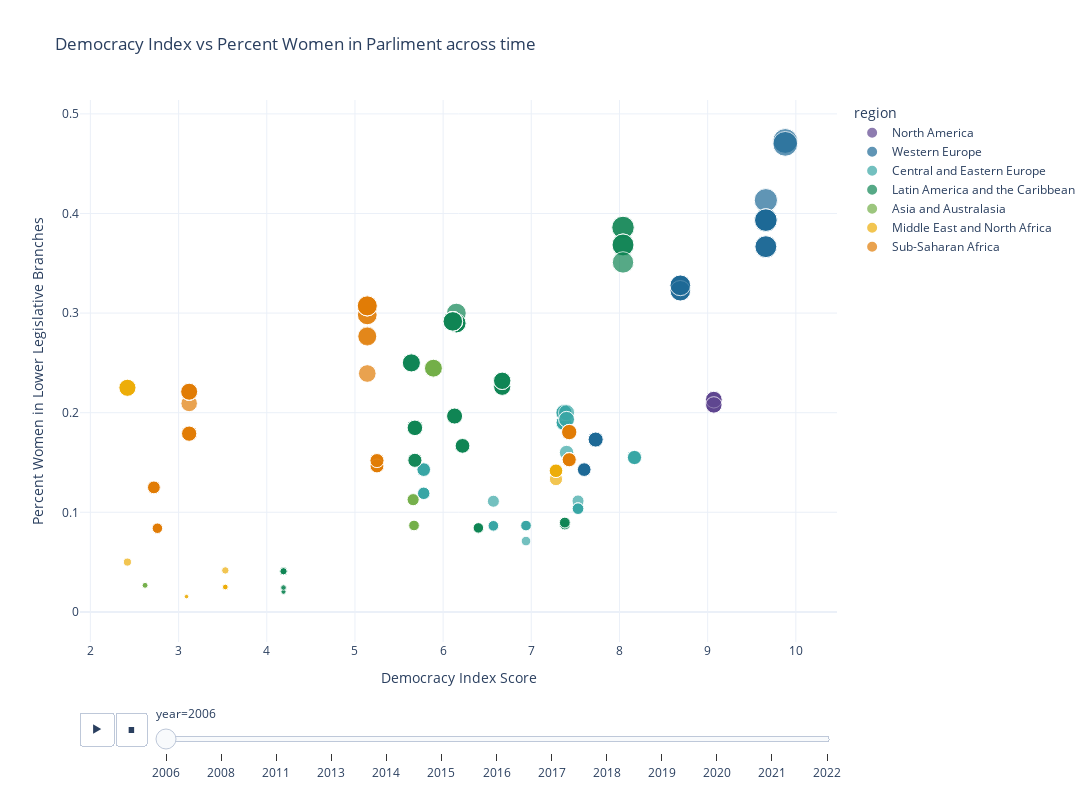

Source (notebook cell):
### Code cell
fig = px.scatter(df, 
            x='democracy_index_score',
            y='percent_W',
            template='plotly_white',    
            hover_data=['country','year'],
            color='region',
            color_discrete_sequence=px.colors.qualitative.Prism,
            animation_frame='year',
            title= 'Democracy Index vs Percent Women in Parliment across time',
            size='percent_W',
            width=1200,
            height=800
        )

fig.update_xaxes(title_text='Democracy Index Score')
fig.update_yaxes(title_text='Percent Women in Lower Legislative Branches')

fig.show()

### Figure 1 — Plotly figure (JSON) as saved in the notebook; plotly's stock layout.template omitted (floating-point values rounded to 4 significant figures; data arrays with more than 128 entries replaced by an {"elided": "..."} marker saying what was removed)
{"data": [{"customdata": [["Canada", 2006], ["Canada", 2006], ["Canada", 2006], ["Canada", 2006], ["Canada", 2006], ["Canada", 2006], ["Canada", 2006], ["Canada", 2006], ["Canada", 2006], ["Canada", 2006], ["Canada", 2006], ["Canada", 2006], ["Canada", 2006], ["Canada", 2006], ["Canada", 2006]], "hovertemplate": "region=North America<br>year=%{customdata[1]}<br>democracy_index_score=%{x}<br>percent_W=%{marker.size}<br>country=%{customdata[0]}<extra></extra>", "legendgroup": "North America", "marker": {"color": "rgb(95, 70, 144)", "size": [0.2078, 0.2078, 0.2078, 0.2078, 0.2131, 0.2078, 0.2131, 0.2078, 0.2131, 0.2131, 0.2078, 0.2078, 0.2131, 0.2131, 0.2078], "sizemode": "area", "sizeref": 0.001531, "symbol": "circle"}, "mode": "markers", "name": "North America", "orientation": "v", "showlegend": true, "type": "scatter", "x": [9.07, 9.07, 9.07, 9.07, 9.07, 9.07, 9.07, 9.07, 9.07, 9.07, 9.07, 9.07, 9.07, 9.07, 9.07], "xaxis": "x", "y": [0.2078, 0.2078, 0.2078, 0.2078, 0.2131, 0.2078, 0.2131, 0.2078, 0.2131, 0.2131, 0.2078, 0.2078, 0.2131, 0.2131, 0.2078], "yaxis": "y"}, {"customdata": [["Austria", 2006], ["Austria", 2006], ["Austria", 2006], ["Austria", 2006], ["Austria", 2006], ["Austria", 2006], ["Austria", 2006], ["Cyprus", 2006], ["Cyprus", 2006], ["Cyprus", 2006], ["Cyprus", 2006], ["Cyprus", 2006], ["Cyprus", 2006], ["Cyprus", 2006], ["Cyprus", 2006], ["Italy", 2006], ["Italy", 2006], ["Italy", 2006], ["Italy", 2006], ["Italy", 2006], ["Italy", 2006], ["Italy", 2006], ["Italy", 2006], ["Italy", 2006], ["Italy", 2006], ["Italy", 2006], ["Italy", 2006], ["Italy", 2006], ["Netherlands", 2006], ["Netherlands", 2006], ["Netherlands", 2006], ["Netherlands", 2006], ["Netherlands", 2006], ["Netherlands", 2006], ["Netherlands", 2006], ["Netherlands", 2006], ["Netherlands", 2006], ["Sweden", 2006], ["Sweden", 2006]], "hovertemplate": "region=Western Europe<br>year=%{customdata[1]}<br>democracy_index_score=%{x}<br>percent_W=%{marker.size}<br>country=%{customdata[0]}<extra></extra>", "legendgroup": "Western Europe", "marker": {"color": "rgb(29, 105, 150)", "size": [0.3224, 0.3224, 0.3279, 0.3279, 0.3279, 0.3224, 0.3279, 0.1429, 0.1429, 0.1429, 0.1429, 0.1429, 0.1429, 0.1429, 0.1429, 0.173, 0.173, 0.173, 0.173, 0.173, 0.173, 0.173, 0.173, 0.173, 0.173, 0, 0.173, 0.173, 0.3667, 0.3933, 0.3667, 0.4133, 0.3933, 0.3933, 0.3933, 0.3667, 0.3933, 0.4728, 0.4699], "sizemode": "area", "sizeref": 0.001531, "symbol": "circle"}, "mode": "markers", "name": "Western Europe", "orientation": "v", "showlegend": true, "type": "scatter", "x": [8.69, 8.69, 8.69, 8.69, 8.69, 8.69, 8.69, 7.6, 7.6, 7.6, 7.6, 7.6, 7.6, 7.6, 7.6, 7.73, 7.73, 7.73, 7.73, 7.73, 7.73, 7.73, 7.73, 7.73, 7.73, 7.73, 7.73, 7.73, 9.66, 9.66, 9.66, 9.66, 9.66, 9.66, 9.66, 9.66, 9.66, 9.88, 9.88], "xaxis": "x", "y": [0.3224, 0.3224, 0.3279, 0.3279, 0.3279, 0.3224, 0.3279, 0.1429, 0.1429, 0.1429, 0.1429, 0.1429, 0.1429, 0.1429, 0.1429, 0.173, 0.173, 0.173, 0.173, 0.173, 0.173, 0.173, 0.173, 0.173, 0.173, 0, 0.173, 0.173, 0.3667, 0.3933, 0.3667, 0.4133, 0.3933, 0.3933, 0.3933, 0.3667, 0.3933, 0.4728, 0.4699], "yaxis": "y"}, {"customdata": {"elided": "70x2 mixed values"}, "hovertemplate": "region=Central and Eastern Europe<br>year=%{customdata[1]}<br>democracy_index_score=%{x}<br>percent_W=%{marker.size}<br>country=%{customdata[0]}<extra></extra>", "legendgroup": "Central and Eastern Europe", "marker": {"color": "rgb(56, 166, 165)", "size": [0, 0.1429, 0.119, 0.1429, 0.1429, 0.119, 0.119, 0.1429, 0.1429, 0.119, 0.1429, 0.119, 0.1429, 0.1429, 0.119, 0.119, 0.155, 0.155, 0.155, 0.155, 0.155, 0.155, 0.155, 0.155, 0.155, 0.155, 0.155, 0.155, 0.155, 0.155, 0.155, 0.155, 0.155, 0.155, 0.1036, 0.1036, 0.1114, 0.1036, 0.1036, 0.1036, 0, 0.1036, 0.19, 0.19, 0.2, 0.19, 0.19, 0.2, 0.19, 0.19, 0.2, 0.08642, 0.08642, 0.1111, 0.08642, 0.08642, 0.08642, 0.08642, 0.08642, 0.08642, 0.2, 0.1933, 0.1933, 0.16, 0.08667, 0.08667, 0.08667, 0, 0.07111, 0.08667], "sizemode": "area", "sizeref": 0.001531, "symbol": "circle"}, "mode": "markers", "name": "Central and Eastern Europe", "orientation": "v", "showlegend": true, "type": "scatter", "x": [5.78, 5.78, 5.78, 5.78, 5.78, 5.78, 5.78, 5.78, 5.78, 5.78, 5.78, 5.78, 5.78, 5.78, 5.78, 5.78, 8.17, 8.17, 8.17, 8.17, 8.17, 8.17, 8.17, 8.17, 8.17, 8.17, 8.17, 8.17, 8.17, 8.17, 8.17, 8.17, 8.17, 8.17, 7.53, 7.53, 7.53, 7.53, 7.53, 7.53, 7.53, 7.53, 7.37, 7.37, 7.37, 7.37, 7.37, 7.37, 7.37, 7.37, 7.37, 6.57, 6.57, 6.57, 6.57, 6.57, 6.57, 6.57, 6.57, 6.57, 7.4, 7.4, 7.4, 7.4, 6.94, 6.94, 6.94, 6.94, 6.94, 6.94], "xaxis": "x", "y": [0, 0.1429, 0.119, 0.1429, 0.1429, 0.119, 0.119, 0.1429, 0.1429, 0.119, 0.1429, 0.119, 0.1429, 0.1429, 0.119, 0.119, 0.155, 0.155, 0.155, 0.155, 0.155, 0.155, 0.155, 0.155, 0.155, 0.155, 0.155, 0.155, 0.155, 0.155, 0.155, 0.155, 0.155, 0.155, 0.1036, 0.1036, 0.1114, 0.1036, 0.1036, 0.1036, 0, 0.1036, 0.19, 0.19, 0.2, 0.19, 0.19, 0.2, 0.19, 0.19, 0.2, 0.08642, 0.08642, 0.1111, 0.08642, 0.08642, 0.08642, 0.08642, 0.08642, 0.08642, 0.2, 0.1933, 0.1933, 0.16, 0.08667, 0.08667, 0.08667, 0, 0.07111, 0.08667], "yaxis": "y"}, {"customdata": {"elided": "127x2 mixed values"}, "hovertemplate": "region=Latin America and the Caribbean<br>year=%{customdata[1]}<br>democracy_index_score=%{x}<br>percent_W=%{marker.size}<br>country=%{customdata[0]}<extra></extra>", "legendgroup": "Latin America and the Caribbean", "marker": {"color": "rgb(15, 133, 84)", "size": [0, 0.08772, 0.08967, 0.08772, 0.08967, 0.08772, 0.08967, 0.08967, 0.08772, 0.08967, 0.08772, 0.08967, 0.08772, 0.08967, 0.08967, 0, 0.08434, 0.08434, 0.08434, 0.08434, 0.08434, 0.08434, 0.08434, 0.08434, 0.08434, 0.08434, 0.08434, 0.386, 0.386, 0.3684, 0.3684, 0.3684, 0.3509, 0.1966, 0.1966, 0.1966, 0.1966, 0.1966, 0.1966, 0.1966, 0.1966, 0.1966, 0.1966, 0, 0.1966, 0, 0.25, 0.25, 0.25, 0.25, 0.1667, 0.1667, 0.1667, 0.1667, 0.1667, 0.1667, 0.1667, 0, 0.1667, 0.1667, 0.1667, 0.1667, 0.2899, 0.2899, 0.2899, 0.2899, 0.3, 0.2899, 0.2899, 0, 0.02439, 0.04082, 0.04082, 0.02273, 0.04082, 0.04082, 0.02041, 0.04082, 0.04082, 0.04082, 0.04082, 0.04082, 0.04082, 0.04082, 0, 0.0202, 0.04082, 0.04082, 0.04082, 0.02439, 0.04082, 0.04082, 0.04082, 0, 0.226, 0.232, 0.226, 0.232, 0.232, 0.226, 0.232, 0.232, 0.226, 0.232, 0.232, 0, 0.232, 0.1848, 0.1848, 0.1522, 0.1848, 0.1522, 0.1848, 0.1522, 0.1848, 0.1848, 0.1848, 0.1848, 0.2917, 0.2917, 0.2917, 0.2917, 0.2917, 0.2917, 0, 0.2917, 0.2917], "sizemode": "area", "sizeref": 0.001531, "symbol": "circle"}, "mode": "markers", "name": "Latin America and the Caribbean", "orientation": "v", "showlegend": true, "type": "scatter", "x": [7.38, 7.38, 7.38, 7.38, 7.38, 7.38, 7.38, 7.38, 7.38, 7.38, 7.38, 7.38, 7.38, 7.38, 7.38, 6.4, 6.4, 6.4, 6.4, 6.4, 6.4, 6.4, 6.4, 6.4, 6.4, 6.4, 6.4, 8.04, 8.04, 8.04, 8.04, 8.04, 8.04, 6.13, 6.13, 6.13, 6.13, 6.13, 6.13, 6.13, 6.13, 6.13, 6.13, 6.13, 6.13, 5.64, 5.64, 5.64, 5.64, 5.64, 6.22, 6.22, 6.22, 6.22, 6.22, 6.22, 6.22, 6.22, 6.22, 6.22, 6.22, 6.22, 6.15, 6.15, 6.15, 6.15, 6.15, 6.15, 6.15, 6.15, 4.19, 4.19, 4.19, 4.19, 4.19, 4.19, 4.19, 4.19, 4.19, 4.19, 4.19, 4.19, 4.19, 4.19, 4.19, 4.19, 4.19, 4.19, 4.19, 4.19, 4.19, 4.19, 4.19, 6.67, 6.67, 6.67, 6.67, 6.67, 6.67, 6.67, 6.67, 6.67, 6.67, 6.67, 6.67, 6.67, 6.67, 5.68, 5.68, 5.68, 5.68, 5.68, 5.68, 5.68, 5.68, 5.68, 5.68, 5.68, 6.11, 6.11, 6.11, 6.11, 6.11, 6.11, 6.11, 6.11, 6.11], "xaxis": "x", "y": [0, 0.08772, 0.08967, 0.08772, 0.08967, 0.08772, 0.08967, 0.08967, 0.08772, 0.08967, 0.08772, 0.08967, 0.08772, 0.08967, 0.08967, 0, 0.08434, 0.08434, 0.08434, 0.08434, 0.08434, 0.08434, 0.08434, 0.08434, 0.08434, 0.08434, 0.08434, 0.386, 0.386, 0.3684, 0.3684, 0.3684, 0.3509, 0.1966, 0.1966, 0.1966, 0.1966, 0.1966, 0.1966, 0.1966, 0.1966, 0.1966, 0.1966, 0, 0.1966, 0, 0.25, 0.25, 0.25, 0.25, 0.1667, 0.1667, 0.1667, 0.1667, 0.1667, 0.1667, 0.1667, 0, 0.1667, 0.1667, 0.1667, 0.1667, 0.2899, 0.2899, 0.2899, 0.2899, 0.3, 0.2899, 0.2899, 0, 0.02439, 0.04082, 0.04082, 0.02273, 0.04082, 0.04082, 0.02041, 0.04082, 0.04082, 0.04082, 0.04082, 0.04082, 0.04082, 0.04082, 0, 0.0202, 0.04082, 0.04082, 0.04082, 0.02439, 0.04082, 0.04082, 0.04082, 0, 0.226, 0.232, 0.226, 0.232, 0.232, 0.226, 0.232, 0.232, 0.226, 0.232, 0.232, 0, 0.232, 0.1848, 0.1848, 0.1522, 0.1848, 0.1522, 0.1848, 0.1522, 0.1848, 0.1848, 0.1848, 0.1848, 0.2917, 0.2917, 0.2917, 0.2917, 0.2917, 0.2917, 0, 0.2917, 0.2917], "yaxis": "y"}, {"customdata": [["Bhutan", 2006], ["Bhutan", 2006], ["Bhutan", 2006], ["Fiji", 2006], ["Fiji", 2006], ["Fiji", 2006], ["Singapore", 2006], ["Singapore", 2006], ["Singapore", 2006], ["Singapore", 2006], ["Singapore", 2006], ["Thailand", 2006], ["Thailand", 2006], ["Thailand", 2006], ["Thailand", 2006], ["Thailand", 2006], ["Thailand", 2006], ["Thailand", 2006], ["Thailand", 2006], ["Thailand", 2006]], "hovertemplate": "region=Asia and Australasia<br>year=%{customdata[1]}<br>democracy_index_score=%{x}<br>percent_W=%{marker.size}<br>country=%{customdata[0]}<extra></extra>", "legendgroup": "Asia and Australasia", "marker": {"color": "rgb(115, 175, 72)", "size": [0.02667, 0.02667, 0.02667, 0.1127, 0.1127, 0.1127, 0.2447, 0.2447, 0.2447, 0.2447, 0.2447, 0, 0.08678, 0, 0.08678, 0.08678, 0.08678, 0.08678, 0, 0.08678], "sizemode": "area", "sizeref": 0.001531, "symbol": "circle"}, "mode": "markers", "name": "Asia and Australasia", "orientation": "v", "showlegend": true, "type": "scatter", "x": [2.62, 2.62, 2.62, 5.66, 5.66, 5.66, 5.89, 5.89, 5.89, 5.89, 5.89, 5.67, 5.67, 5.67, 5.67, 5.67, 5.67, 5.67, 5.67, 5.67], "xaxis": "x", "y": [0.02667, 0.02667, 0.02667, 0.1127, 0.1127, 0.1127, 0.2447, 0.2447, 0.2447, 0.2447, 0.2447, 0, 0.08678, 0, 0.08678, 0.08678, 0.08678, 0.08678, 0, 0.08678], "yaxis": "y"}, {"customdata": [["Bahrain", 2006], ["Bahrain", 2006], ["Bahrain", 2006], ["Bahrain", 2006], ["Bahrain", 2006], ["Bahrain", 2006], ["Bahrain", 2006], ["Bahrain", 2006], ["Bahrain", 2006], ["Bahrain", 2006], ["Bahrain", 2006], ["Bahrain", 2006], ["Bahrain", 2006], ["Bahrain", 2006], ["Bahrain", 2006], ["Bahrain", 2006], ["Bahrain", 2006], ["Bahrain", 2006], ["Israel", 2006], ["Israel", 2006], ["Israel", 2006], ["Israel", 2006], ["Israel", 2006], ["Israel", 2006], ["Israel", 2006], ["Israel", 2006], ["Israel", 2006], ["Israel", 2006], ["Israel", 2006], ["Kuwait", 2006], ["Kuwait", 2006], ["Qatar", 2006], ["United Arab Emirates", 2006], ["United Arab Emirates", 2006], ["United Arab Emirates", 2006], ["United Arab Emirates", 2006], ["United Arab Emirates", 2006], ["United Arab Emirates", 2006], ["United Arab Emirates", 2006]], "hovertemplate": "region=Middle East and North Africa<br>year=%{customdata[1]}<br>democracy_index_score=%{x}<br>percent_W=%{marker.size}<br>country=%{customdata[0]}<extra></extra>", "legendgroup": "Middle East and North Africa", "marker": {"color": "rgb(237, 173, 8)", "size": [0.025, 0.025, 0.04167, 0.025, 0.025, 0.025, 0.025, 0.025, 0.025, 0.025, 0.025, 0.025, 0.025, 0.025, 0.025, 0.025, 0.025, 0.025, 0.1417, 0.1417, 0.1417, 0.1417, 0.1417, 0.1417, 0.1417, 0.1333, 0.1417, 0.1417, 0.1417, 0.01538, 0.01538, 0, 0.225, 0.225, 0.05, 0.225, 0.225, 0.225, 0.225], "sizemode": "area", "sizeref": 0.001531, "symbol": "circle"}, "mode": "markers", "name": "Middle East and North Africa", "orientation": "v", "showlegend": true, "type": "scatter", "x": [3.53, 3.53, 3.53, 3.53, 3.53, 3.53, 3.53, 3.53, 3.53, 3.53, 3.53, 3.53, 3.53, 3.53, 3.53, 3.53, 3.53, 3.53, 7.28, 7.28, 7.28, 7.28, 7.28, 7.28, 7.28, 7.28, 7.28, 7.28, 7.28, 3.09, 3.09, 2.78, 2.42, 2.42, 2.42, 2.42, 2.42, 2.42, 2.42], "xaxis": "x", "y": [0.025, 0.025, 0.04167, 0.025, 0.025, 0.025, 0.025, 0.025, 0.025, 0.025, 0.025, 0.025, 0.025, 0.025, 0.025, 0.025, 0.025, 0.025, 0.1417, 0.1417, 0.1417, 0.1417, 0.1417, 0.1417, 0.1417, 0.1333, 0.1417, 0.1417, 0.1417, 0.01538, 0.01538, 0, 0.225, 0.225, 0.05, 0.225, 0.225, 0.225, 0.225], "yaxis": "y"}, {"customdata": [["Cape Verde", 2006], ["Cape Verde", 2006], ["Cape Verde", 2006], ["Cape Verde", 2006], ["Cape Verde", 2006], ["Cape Verde", 2006], ["Cape Verde", 2006], ["Cape Verde", 2006], ["Cape Verde", 2006], ["Cape Verde", 2006], ["Cape Verde", 2006], ["Cape Verde", 2006], ["Cape Verde", 2006], ["Democratic Republic of the Congo", 2006], ["Democratic Republic of the Congo", 2006], ["Democratic Republic of the Congo", 2006], ["Democratic Republic of the Congo", 2006], ["Gabon", 2006], ["Gabon", 2006], ["Gabon", 2006], ["Gabon", 2006], ["Gabon", 2006], ["Mauritania", 2006], ["Mauritania", 2006], ["Mauritania", 2006], ["Mauritania", 2006], ["Mauritania", 2006], ["Mauritania", 2006], ["Mauritania", 2006], ["Mauritania", 2006], ["Mauritania", 2006], ["Mauritania", 2006], ["Mauritania", 2006], ["Mauritania", 2006], ["Mauritania", 2006], ["Mauritania", 2006], ["Mauritania", 2006], ["Mauritania", 2006], ["Mauritania", 2006], ["Mauritania", 2006], ["Mauritania", 2006], ["Uganda", 2006], ["Uganda", 2006], ["Uganda", 2006], ["Uganda", 2006], ["Uganda", 2006], ["Uganda", 2006], ["Uganda", 2006], ["Uganda", 2006], ["Uganda", 2006], ["Zambia", 2006], ["Zambia", 2006], ["Zambia", 2006], ["Zambia", 2006], ["Zambia", 2006], ["Zambia", 2006], ["Zambia", 2006], ["Zambia", 2006], ["Zambia", 2006], ["Zambia", 2006], ["Zambia", 2006]], "hovertemplate": "region=Sub-Saharan Africa<br>year=%{customdata[1]}<br>democracy_index_score=%{x}<br>percent_W=%{marker.size}<br>country=%{customdata[0]}<extra></extra>", "legendgroup": "Sub-Saharan Africa", "marker": {"color": "rgb(225, 124, 5)", "size": [0.1528, 0.1528, 0.1806, 0.1528, 0.1806, 0.1528, 0.1528, 0.1806, 0.1528, 0.1528, 0.1528, 0.1806, 0.1528, 0.084, 0.084, 0.084, 0.084, 0.125, 0.125, 0.125, 0.125, 0.125, 0.1789, 0.2211, 0.2093, 0.1789, 0.2211, 0.1789, 0.2211, 0.1789, 0.2211, 0.1789, 0.2211, 0.1789, 0.2211, 0.1789, 0.1789, 0.1789, 0.2211, 0.1789, 0.2211, 0.2982, 0.2982, 0.3072, 0.3072, 0.2393, 0.2773, 0.3072, 0.2764, 0.3072, 0.1465, 0.1465, 0.1519, 0.1465, 0.1465, 0.1519, 0.1465, 0.1465, 0.1519, 0.1519, 0], "sizemode": "area", "sizeref": 0.001531, "symbol": "circle"}, "mode": "markers", "name": "Sub-Saharan Africa", "orientation": "v", "showlegend": true, "type": "scatter", "x": [7.43, 7.43, 7.43, 7.43, 7.43, 7.43, 7.43, 7.43, 7.43, 7.43, 7.43, 7.43, 7.43, 2.76, 2.76, 2.76, 2.76, 2.72, 2.72, 2.72, 2.72, 2.72, 3.12, 3.12, 3.12, 3.12, 3.12, 3.12, 3.12, 3.12, 3.12, 3.12, 3.12, 3.12, 3.12, 3.12, 3.12, 3.12, 3.12, 3.12, 3.12, 5.14, 5.14, 5.14, 5.14, 5.14, 5.14, 5.14, 5.14, 5.14, 5.25, 5.25, 5.25, 5.25, 5.25, 5.25, 5.25, 5.25, 5.25, 5.25, 5.25], "xaxis": "x", "y": [0.1528, 0.1528, 0.1806, 0.1528, 0.1806, 0.1528, 0.1528, 0.1806, 0.1528, 0.1528, 0.1528, 0.1806, 0.1528, 0.084, 0.084, 0.084, 0.084, 0.125, 0.125, 0.125, 0.125, 0.125, 0.1789, 0.2211, 0.2093, 0.1789, 0.2211, 0.1789, 0.2211, 0.1789, 0.2211, 0.1789, 0.2211, 0.1789, 0.2211, 0.1789, 0.1789, 0.1789, 0.2211, 0.1789, 0.2211, 0.2982, 0.2982, 0.3072, 0.3072, 0.2393, 0.2773, 0.3072, 0.2764, 0.3072, 0.1465, 0.1465, 0.1519, 0.1465, 0.1465, 0.1519, 0.1465, 0.1465, 0.1519, 0.1519, 0], "yaxis": "y"}], "layout": {"height": 800, "legend": {"itemsizing": "constant", "title": {"text": "region"}, "tracegroupgap": 0}, "sliders": [{"active": 0, "currentvalue": {"prefix": "year="}, "len": 0.9, "pad": {"b": 10, "t": 60}, "steps": [{"args": [["2006"], {"frame": {"duration": 0, "redraw": false}, "fromcurrent": true, "mode": "immediate", "transition": {"duration": 0, "easing": "linear"}}], "label": "2006", "method": "animate"}, {"args": [["2008"], {"frame": {"duration": 0, "redraw": false}, "fromcurrent": true, "mode": "immediate", "transition": {"duration": 0, "easing": "linear"}}], "label": "2008", "method": "animate"}, {"args": [["2011"], {"frame": {"duration": 0, "redraw": false}, "fromcurrent": true, "mode": "immediate", "transition": {"duration": 0, "easing": "linear"}}], "label": "2011", "method": "animate"}, {"args": [["2013"], {"frame": {"duration": 0, "redraw": false}, "fromcurrent": true, "mode": "immediate", "transition": {"duration": 0, "easing": "linear"}}], "label": "2013", "method": "animate"}, {"args": [["2014"], {"frame": {"duration": 0, "redraw": false}, "fromcurrent": true, "mode": "immediate", "transition": {"duration": 0, "easing": "linear"}}], "label": "2014", "method": "animate"}, {"args": [["2015"], {"frame": {"duration": 0, "redraw": false}, "fromcurrent": true, "mode": "immediate", "transition": {"duration": 0, "easing": "linear"}}], "label": "2015", "method": "animate"}, {"args": [["2016"], {"frame": {"duration": 0, "redraw": false}, "fromcurrent": true, "mode": "immediate", "transition": {"duration": 0, "easing": "linear"}}], "label": "2016", "method": "animate"}, {"args": [["2017"], {"frame": {"duration": 0, "redraw": false}, "fromcurrent": true, "mode": "immediate", "transition": {"duration": 0, "easing": "linear"}}], "label": "2017", "method": "animate"}, {"args": [["2018"], {"frame": {"duration": 0, "redraw": false}, "fromcurrent": true, "mode": "immediate", "transition": {"duration": 0, "easing": "linear"}}], "label": "2018", "method": "animate"}, {"args": [["2019"], {"frame": {"duration": 0, "redraw": false}, "fromcurrent": true, "mode": "immediate", "transition": {"duration": 0, "easing": "linear"}}], "label": "2019", "method": "animate"}, {"args": [["2020"], {"frame": {"duration": 0, "redraw": false}, "fromcurrent": true, "mode": "immediate", "transition": {"duration": 0, "easing": "linear"}}], "label": "2020", "method": "animate"}, {"args": [["2021"], {"frame": {"duration": 0, "redraw": false}, "fromcurrent": true, "mode": "immediate", "transition": {"duration": 0, "easing": "linear"}}], "label": "2021", "method": "animate"}, {"args": [["2022"], {"frame": {"duration": 0, "redraw": false}, "fromcurrent": true, "mode": "immediate", "transition": {"duration": 0, "easing": "linear"}}], "label": "2022", "method": "animate"}], "x": 0.1, "xanchor": "left", "y": 0, "yanchor": "top"}], "title": {"text": "Democracy Index vs Percent Women in Parliment across time"}, "updatemenus": [{"buttons": [{"args": [null, {"frame": {"duration": 500, "redraw": false}, "fromcurrent": true, "mode": "immediate", "transition": {"duration": 500, "easing": "linear"}}], "label": "&#9654;", "method": "animate"}, {"args": [[null], {"frame": {"duration": 0, "redraw": false}, "fromcurrent": true, "mode": "immediate", "transition": {"duration": 0, "easing": "linear"}}], "label": "&#9724;", "method": "animate"}], "direction": "left", "pad": {"r": 10, "t": 70}, "showactive": false, "type": "buttons", "x": 0.1, "xanchor": "right", "y": 0, "yanchor": "top"}], "width": 1200, "xaxis": {"anchor": "y", "domain": [0, 1], "title": {"text": "Democracy Index Score"}}, "yaxis": {"anchor": "x", "domain": [0, 1], "title": {"text": "Percent Women in Lower Legislative Branches"}}}}
